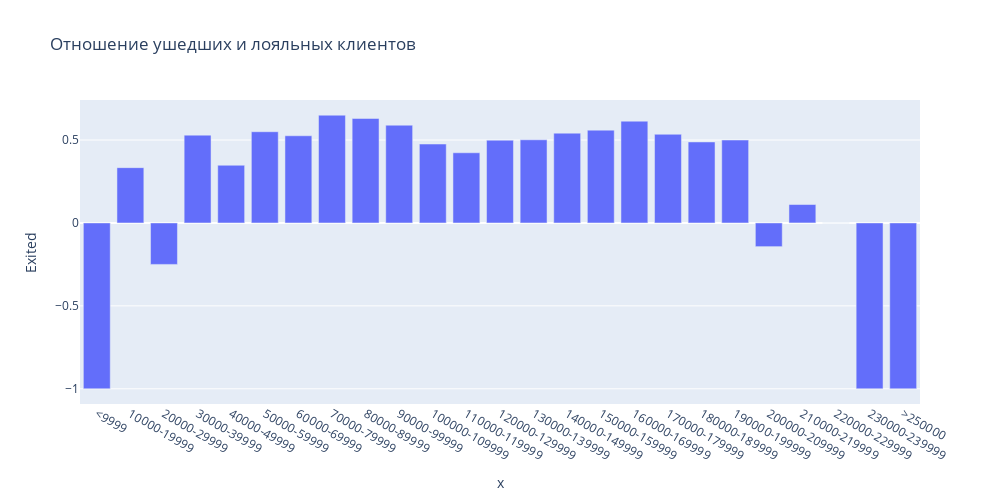

Notebook code cell kept with this figure:
### Markdown cell above
Теперь можно сказать, что наиболее привлекательным банк считается для категорий 50к-200к.

Уменьшим группы.

### Code cell
step = 10_000
without0['BalanceGroup'] = without0.Balance // step

# определим соотношение лояльный/ушедший
def loyal_per_exited(series):
    cs = {0: 0, 1: 0}
    vc = series.value_counts()
    for ind, val in zip(vc.index, vc.values):
        cs[ind] = val
    return (cs[0] - cs[1]) / (cs[0] + cs[1])
    
# сгруппируем клиентов по выделенным группам и добавим столбец соотношения
graph_data = without0.groupby('BalanceGroup')['Exited', ].aggregate(loyal_per_exited)
names = {str(int(x)): f'{int(x)*step}-{(int(x)+1)*step - 1}' 
         for x in graph_data.index}
min_ind = str(int(graph_data.index.min()))
names[min_ind] = f'<{names[min_ind].split("-")[1]}'

last_ind = str(int(graph_data.index.max()))
names[last_ind] = f'>{names[last_ind].split("-")[0]}'


fig = px.bar(
    data_frame=graph_data,
    x=names,
    y='Exited',
    height=500, #высота
    width=1000, #ширина
    title='Отношение ушедших и лояльных клиентов', #заголовок
)
fig.show()

### Figure 1 — Plotly figure (JSON) as saved in the notebook; plotly's stock layout.template omitted (floating-point values rounded to 4 significant figures)
{"data": [{"alignmentgroup": "True", "hovertemplate": "x=%{x}<br>Exited=%{y}<extra></extra>", "legendgroup": "", "marker": {"color": "#636efa", "pattern": {"shape": ""}}, "name": "", "offsetgroup": "", "orientation": "v", "showlegend": false, "textposition": "auto", "type": "bar", "x": ["<9999", "10000-19999", "20000-29999", "30000-39999", "40000-49999", "50000-59999", "60000-69999", "70000-79999", "80000-89999", "90000-99999", "100000-109999", "110000-119999", "120000-129999", "130000-139999", "140000-149999", "150000-159999", "160000-169999", "170000-179999", "180000-189999", "190000-199999", "200000-209999", "210000-219999", "220000-229999", "230000-239999", ">250000"], "xaxis": "x", "y": [-1, 0.3333, -0.25, 0.5294, 0.3478, 0.55, 0.5256, 0.6496, 0.63, 0.5893, 0.4758, 0.4231, 0.4989, 0.5014, 0.5414, 0.5596, 0.6136, 0.5346, 0.4884, 0.5, -0.1429, 0.1111, 0, -1, -1], "yaxis": "y"}], "layout": {"barmode": "relative", "height": 500, "legend": {"tracegroupgap": 0}, "title": {"text": "Отношение ушедших и лояльных клиентов"}, "width": 1000, "xaxis": {"anchor": "y", "domain": [0, 1], "title": {"text": "x"}}, "yaxis": {"anchor": "x", "domain": [0, 1], "title": {"text": "Exited"}}}}
